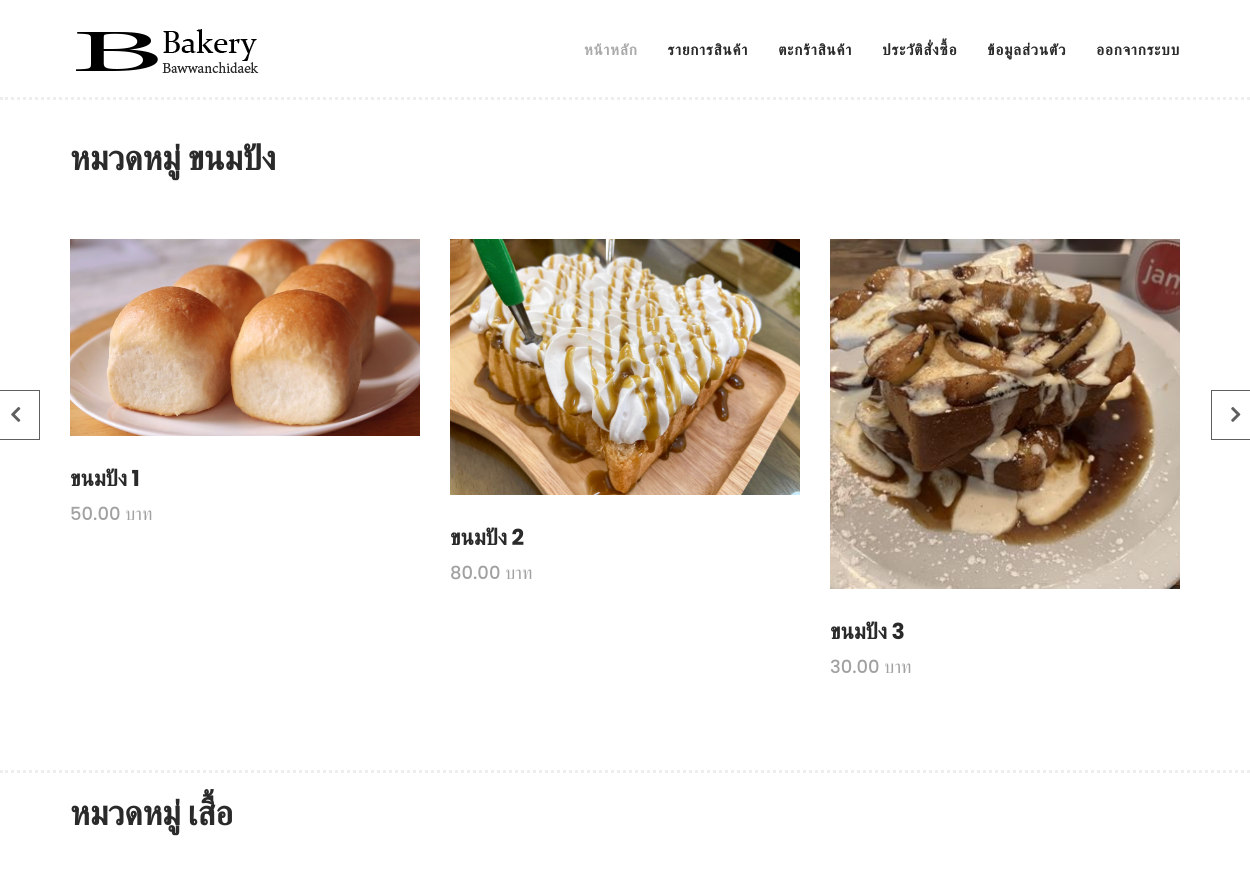
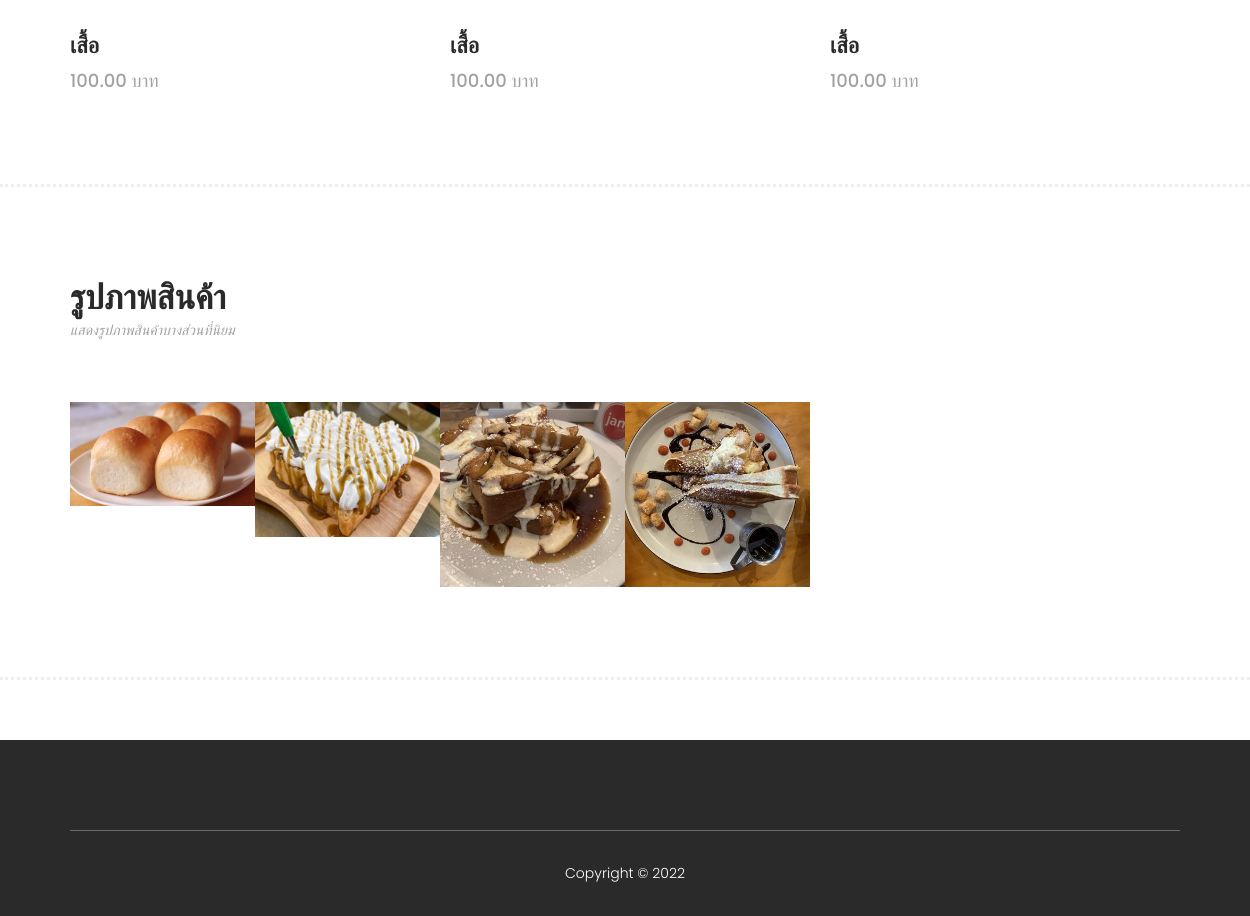
/home.php (signed in), run on an earlier commit of the app's database (2 pictures, top to bottom).
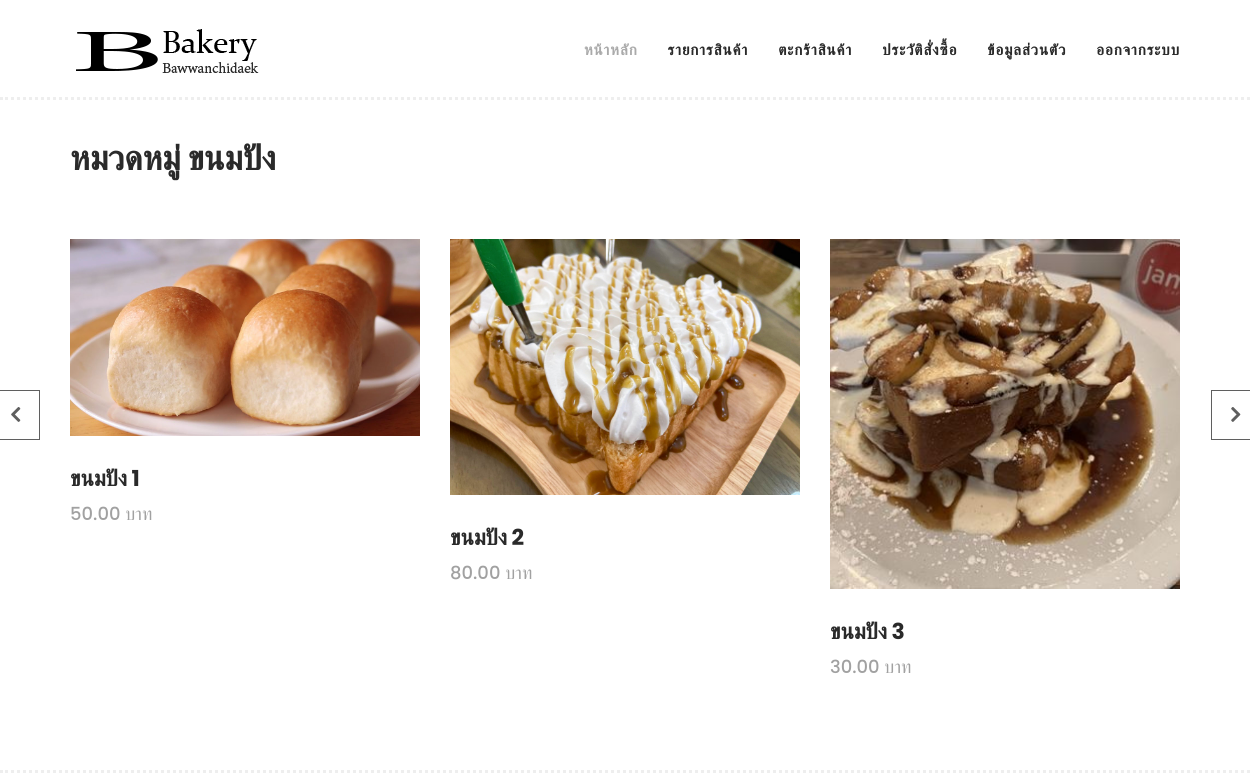
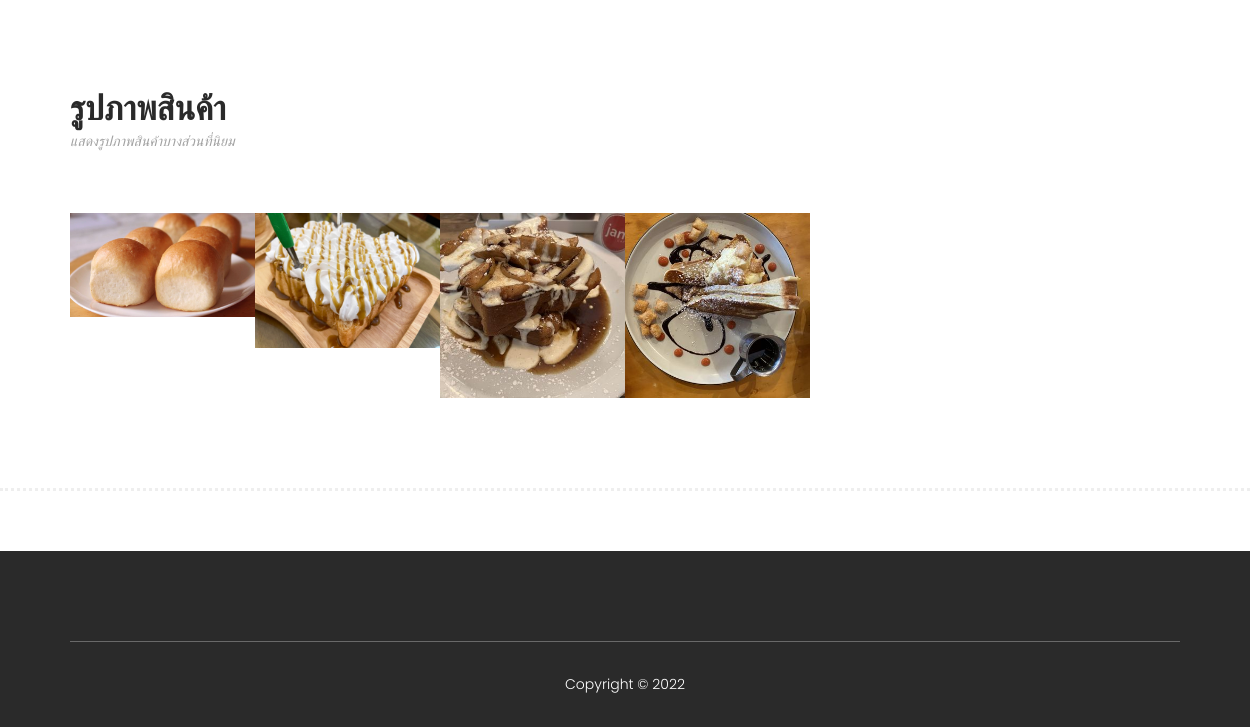
And on a later commit of the database (2 pictures, top to bottom).
### tables this page shows
CREATE TABLE `tbl_products` (
  `PRO_ID` bigint(20) NOT NULL,
  `PRO_NAME` varchar(50) DEFAULT NULL,
  `PRO_PRICE` decimal(10,2) DEFAULT NULL,
  `PRO_STAMP` timestamp NOT NULL DEFAULT current_timestamp(),
  `PRO_DETAILS` text DEFAULT NULL,
  `PRO_PHOTO` varchar(100) DEFAULT NULL,
  `USER_ID` bigint(20) DEFAULT NULL,
  `PRO_DELETE` enum('1') DEFAULT NULL,
  `PRO_STATUS` enum('1','0') NOT NULL DEFAULT '1',
  `PRO_GROUP_NAME` varchar(50) DEFAULT NULL,
  `PRO_STOCK` int(11) NOT NULL DEFAULT 0
);

### home.php (the view, shortened to what this page needs)
<?php include_once('./inc/inc-html.php') ?>
<!DOCTYPE html>
<html lang="th">
<head>
    <?php include_once('./inc/head.php') ?>
</head>
<body>
    <?php include_once('./inc/header.php') ?>
    <?php
    $sql = "SELECT PRO_GROUP_NAME FROM `tbl_products` WHERE PRO_DELETE IS NULL GROUP BY PRO_GROUP_NAME;";
    $query_group = $conn->query($sql, MYSQLI_ASSOC)->fetch_all(MYSQLI_ASSOC);
    ?>
    <?php foreach ($query_group as $ke => $item): ?>
        <section class="section  <?= $ke == 0 ? "mt-5" : "mt-1 pt-3"; ?> " id="men">
            <div class="container">
                <div class="row">
                    <div class="col-lg-6">
                        <div class="section-heading">
                            <h2>หมวดหมู่ <?= $item['PRO_GROUP_NAME']; ?></h2>
                        </div>
                    </div>
                </div>
            </div>
            <div class="container">
                <div class="row">
                    <div class="col-lg-12">
                        <div class="men-item-carousel">
                            <div class="owl-men-item owl-carousel">
                                <?php
                                $sqls = "SELECT * FROM `tbl_products` WHERE PRO_GROUP_NAME = '{$item['PRO_GROUP_NAME']}' AND PRO_DELETE IS null;";
                                $query_group_list = $conn->query($sqls, MYSQLI_ASSOC)->fetch_all(MYSQLI_ASSOC);
                                ?>
                                <?php foreach ($query_group_list as $ilist): ?>
                                    <div class="item">
                                        <div class="thumb">
                                            <img src="upload/<?= $ilist['PRO_PHOTO']; ?>" alt="">
                                        </div>
                                        <div class="down-content">
                                            <h4><?= $ilist['PRO_NAME']; ?></h4>
                                            <span><?= $ilist['PRO_PRICE']; ?> บาท</span>
                                        </div>
                                    </div>
                                <?php endforeach ?>
                            </div>
                        </div>
                    </div>
                </div>
            </div>
        </section>
    <?php endforeach ?>
    <section class="section" id="social">
        <div class="container">
            <div class="row">
                <div class="col-lg-12">
                    <div class="section-heading">
                        <h2>รูปภาพสินค้า</h2>
                        <span>แสดงรูปภาพสินค้าบางส่วนที่นิยม</span>
                    </div>
                </div>
            </div>
        </div>
        <div class="container">
            <div class="row images">
                <?php
                $sqls = "SELECT * FROM `tbl_products` WHERE PRO_DELETE IS null LIMIT 6;";
                $query_group_list = $conn->query($sqls, MYSQLI_ASSOC)->fetch_all(MYSQLI_ASSOC);
                ?>
                <?php foreach ($query_group_list as $ilist): ?>
                    <div class="col-2">
                        <div class="thumb">
                            <img src="upload/<?= $ilist['PRO_PHOTO']; ?>" alt="">
                        </div>
                    </div>
                <?php endforeach ?>
            </div>
        </div>
    </section>
    <?php include_once('./inc/footer.php'); ?>
</body>
</html>

### inc/head.php (shortened to what this page needs)
<link rel="stylesheet" type="text/css" href="./assets/css/bootstrap.min.css">
<link rel="stylesheet" type="text/css" href="./assets/css/font-awesome.css">
<link rel="stylesheet" href="./assets/css/templatemo-hexashop.css">
<link rel="stylesheet" href="./assets/css/owl-carousel.css">
<link rel="stylesheet" href="./assets/css/lightbox.css">
<link href="https://cdn.datatables.net/v/bs4/jq-3.7.0/dt-2.2.1/datatables.min.css" rel="stylesheet">

### inc/header.php (shortened to what this page needs)
<header class="header-area header-sticky">
    <div class="container">
        <div class="row">
            <div class="col-12">
                <nav class="main-nav">
                    <a href="<?= $_SESSION["USER"]['USER_ROLE'] === "ADMIN" ? "ad-home.php" : "home.php"  ;?> " class="logo">
                        <img src="assets/images/logo.png">
                    </a>
                    <ul class="nav">
                        <?php if ($_SESSION["USER"]['USER_ROLE'] === "ADMIN"): ?>
                            <li class="scroll-to-section">
                                <a href="./ad-home.php"
                                    class="<?php echo $_SESSION["page"] == "home" ? "active" : ""; ?>">หน้าหลัก</a>
                            </li>
                            <li class="scroll-to-section">
                                <a href="./ad-product.php"
                                    class="<?php echo $_SESSION["page"] == "product" ? "active" : ""; ?>">จัดการสินค้า
                                </a>
                            </li>
                            <li class="scroll-to-section">
                                <a href="./ad-user.php"
                                    class="<?php echo $_SESSION["page"] == "user" ? "active" : ""; ?>">จัดการลูกค้า
                                </a>
                            </li>
                            <li class="scroll-to-section">
                                <a href="./ad-user-admin.php"
                                    class="<?php echo $_SESSION["page"] == "user-admin" ? "active" : ""; ?>">จัดการผู้ดูแลระบบ
                                </a>
                            </li>
                            <li class="scroll-to-section">
                                <a href="./ad-profile.php"
                                    class="<?php echo $_SESSION["page"] == "profile" ? "active" : ""; ?>">ข้อมูลส่วนตัว
                                </a>
                            </li>
                        <?php else: ?>
                            <li class="scroll-to-section">
                                <a href="./home.php" class="<?php echo $_SESSION["page"] == "home" ? "active" : ""; ?>">หน้าหลัก</a>
                            </li>
                            <li class="scroll-to-section">
                                <a href="./product.php"
                                    class="<?php echo $_SESSION["page"] == "product" ? "active" : ""; ?>">รายการสินค้า</a>
                            </li>
                            <li class="scroll-to-section">
                                <a href="./carts.php"
                                    class="<?php echo $_SESSION["page"] == "carts" ? "active" : ""; ?>">ตะกร้าสินค้า</a>
                            </li>
                            <li class="scroll-to-section">
                                <a href="./history.php"
                                    class="<?php echo $_SESSION["page"] == "history" ? "active" : ""; ?>">ประวัติสั่งซื้อ</a>
                            </li>
                            <li class="scroll-to-section">
                                <a href="./profile.php"
                                    class="<?php echo $_SESSION["page"] == "profile" ? "active" : ""; ?>">ข้อมูลส่วนตัว</a>
                            </li>
                        <?php endif; ?>
                        <li class="scroll-to-section">
                            <a href="./logout.php"
                                class="<?php echo $_SESSION["page"] == "logout" ? "active" : ""; ?>">ออกจากระบบ</a>
                        </li>
                    </ul>
                </nav>
            </div>
        </div>
    </div>
</header>

### inc/footer.php (shortened to what this page needs)
<footer>
    <div class="container">
        <div class="row">
            <div class="col-lg-12">
                <div class="under-footer">
                    <p>Copyright © 2022 </p>
                </div>
            </div>
        </div>
    </div>
</footer>

### assets/css/templatemo-hexashop.css (style rules this page uses)
html, body, div, span, applet, object, iframe, h1, h2, h3, h4, h5, h6, p, blockquote, div pre, a, abbr, acronym, address, big, cite, code, del, dfn, em, font, img, ins, kbd, q, s, samp, small, strike, strong, sub, sup, tt, var, b, u, i, center, dl, dt, dd, ol, ul, li, figure, header, nav, section, article, aside, footer, figcaption { margin: 0; padding: 0; border: 0; outline: 0; }
ul, li { padding: 0; margin: 0; list-style: none; }
header, nav, section, article, aside, footer, hgroup { display: block; }
* { box-sizing: border-box; }
html, body { font-family: 'Poppins', sans-serif; font-weight: 400; background-color: #fff; font-size: 16px; -ms-text-size-adjust: 100%; -webkit-font-smoothing: antialiased; -moz-osx-font-smoothing: grayscale; }
a { text-decoration: none !important; }
h1, h2, h3, h4, h5, h6 { margin-top: 0px; margin-bottom: 0px; }
ul { margin-bottom: 0px; }
p { font-size: 14px; line-height: 25px; color: #2a2a2a; }
html, body { background: #fff; font-family: 'Poppins', sans-serif; }
.section-heading h2 { font-size: 34px; font-weight: 700; color: #2a2a2a; }
.section-heading span { font-size: 14px; color: #a1a1a1; font-style: italic; font-weight: 400; }
.header-area { border-bottom: 3px dotted #eee; box-shadow: none; background-color: #fff; position: absolute; top: 0px; left: 0px; right: 0px; z-index: 100; height: 100px; -webkit-transition: all .5s ease 0s; -moz-transition: all .5s ease 0s; -o-transition: all .5s ease 0s; transition: all .5s ease 0s; }
.header-area .main-nav { min-height: 80px; background: transparent; }
.header-area .main-nav .logo { line-height: 100px; color: #fff; font-size: 28px; font-weight: 700; text-transform: uppercase; letter-spacing: 2px; float: left; -webkit-transition: all 0.3s ease 0s; -moz-transition: all 0.3s ease 0s; -o-transition: all 0.3s ease 0s; transition: all 0.3s ease 0s; }
.header-area .main-nav .nav { float: right; margin-top: 30px; margin-right: 0px; background-color: transparent; -webkit-transition: all 0.3s ease 0s; -moz-transition: all 0.3s ease 0s; -o-transition: all 0.3s ease 0s; transition: all 0.3s ease 0s; position: relative; z-index: 999; }
.header-area .main-nav .nav li { padding-left: 15px; padding-right: 15px; }
.header-area .main-nav .nav li:last-child { padding-right: 0px; }
.header-area .main-nav .nav li a { display: block; font-weight: 600; font-size: 15px; color: #2a2a2a; text-transform: capitalize; -webkit-transition: all 0.3s ease 0s; -moz-transition: all 0.3s ease 0s; -o-transition: all 0.3s ease 0s; transition: all 0.3s ease 0s; height: 40px; line-height: 40px; border: transparent; letter-spacing: 1px; }
.header-area .main-nav .nav li a { color: #2a2a2a; }
.header-area .main-nav .nav li:hover a, .header-area .main-nav .nav li a.active { color: #aaa !important; }
.header-area.header-sticky { min-height: 80px; }
.header-area .nav { margin-top: 30px; }
.header-area.header-sticky .nav li a.active { color: #aaa; }
@media (min-width: 767px) { .header-area .main-nav .nav { display: flex !important; } }
#men { padding-top: 90px; padding-bottom: 90px; border-bottom: 3px dotted #eee; }
#men .section-heading { margin-bottom: 60px; }
#men .item .down-content { padding-top: 30px; position: relative; z-index: 3; background-color: #fff; }
#men .item .down-content h4 { font-size: 22px; color: #2a2a2a; font-weight: 700; margin-bottom: 8px; }
#men .item .down-content span { font-size: 18px; color: #a1a1a1; font-weight: 500; display: block; }
#men .item .thumb { position: relative; }
#social { margin-top: 90px; padding-bottom: 90px; border-bottom: 3px dotted #eee; }
#social .col-2 { padding-left: 0; padding-right: 0; }
#social .images { margin-top: 60px; padding-left: 15px; padding-right: 15px; }
#social .thumb { position: relative; }
#social .thumb img { width: 100%; overflow: hidden; }
footer { margin-top: 60px; padding: 60px 0px 30px 0px; background-color: #2a2a2a; }
footer .under-footer { margin-top: 30px; padding-top: 30px; text-align: center; border-top: 1px solid rgba(250, 250, 250, 0.3); }
footer .under-footer p { color: #fff; font-size: 14px; font-weight: 300; }

What changed in the data, as far as the page shows it:
removed tbl_products: PRO_NAME "เสื้อ", PRO_PRICE "100.00"
Also different on the page:
list line gone: "หมวดหมู่ เสื้อ"
